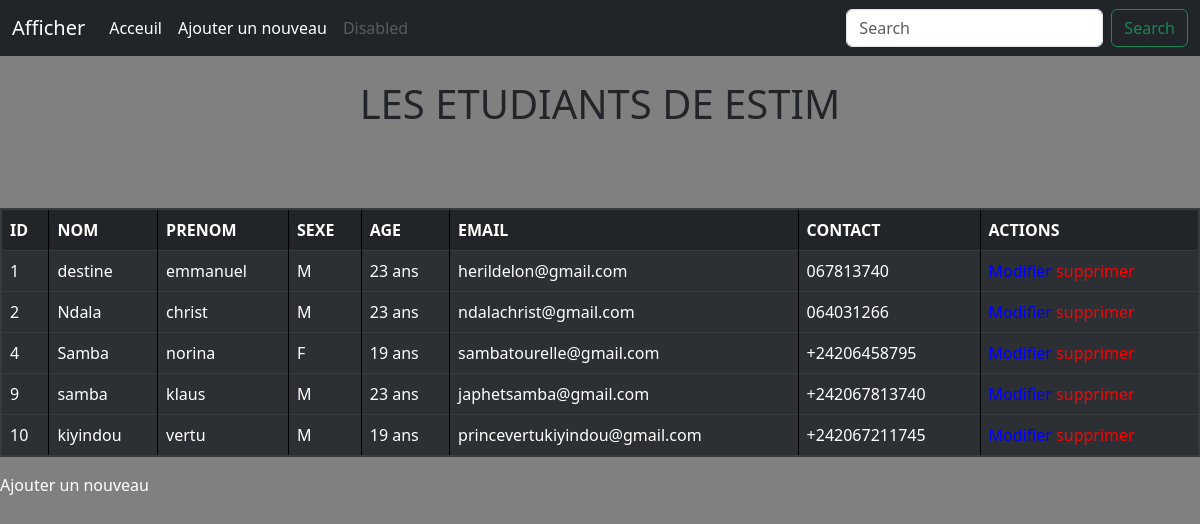
The app's page /afficher with its own data.
### myapp/models.py (models this page shows)
class Etudiant(models.Model):
    nom = models.CharField(max_length=70)
    prenom = models.CharField(max_length=100)
    sexe = models.CharField(max_length=1, default='M')
    age = models.IntegerField(default='12')
    email = models.EmailField(default='@gmail.com')
    tel = models.CharField(max_length=22, default='+24206...')

### myapp/views.py (the view)
# urls.py: path('afficher', views.afficher, name='afficher'),
def afficher(request):
    etudiant = Etudiant.objects.all()
    if request.method=='GET':
        nom =request.GET.get('rech')
        if nom is not None:
          etudiant = Etudiant.objects.filter(nom__icontains=nom)
    else:
        etudiant = Etudiant.objects.all()
    return render(request, 'afficher.html', {'etudiant': etudiant })

### myapp/templates/afficher.html (shortened to what this page needs)
{% extends 'base.html' %}
{% block contenu %}
<body>
<h1><center>les etudiants de ESTIM </center> </h1>
<br>
<br>
<br>
    <div class="table-responsive">
        <table class="table table-striped table-bordered table-hover table-dark">
            <thead>
            <tr>
                <th>ID</th>
             <th>NOM</th>
             <th>PRENOM</th>
             <th>SEXE</th>
             <th>AGE</th>
             <th>EMAIL</th>
             <th>CONTACT</th>
                <th>ACTIONS</th>
            </tr>
            </thead>
            {% for i in etudiant %}
            <tbody>
            <tr>
                <td>{{i.id}}</td>
                 <td>{{i.nom}}</td>
                 <td> {{i.prenom}}</td>
                 <td> {{i.sexe}}</td>
                 <td> {{i.age}} ans</td>
                 <td>{{i.email}}</td>
                 <td>{{ i.tel }}</td>
             <td> <a class="mo" href="modifier/{{ i.id }}" >Modifier</a>
             <a class="su" href="supprimer/{{ i.id }}" >supprimer</a></td>
            </tr>
</tbody>
            {% endfor %}
        </table>
        </div>
 <a href="form_l">Ajouter un nouveau</a>
{% endblock %}

### templates/base.html (shortened to what this page needs)
{% load static %}
<!DOCTYPE html>
<html lang="en">
<head>
   <link rel="stylesheet" href="{% static 'css/bootstrap.min.css' %}">
          <link rel="stylesheet" href="{% static 'css/bootstrap.css' %}">
  <link rel="stylesheet" href="{% static 'css/style.css' %}">
</head>
<body>
<nav class="navbar navbar-expand-md navbar-dark bg-dark mb-4">
  <div class="container-fluid">
    <a class="navbar-brand" href="afficher">Afficher</a>
    <div class="collapse navbar-collapse" id="navbarCollapse">
      <ul class="navbar-nav me-auto mb-2 mb-md-0">
        <li class="nav-item">
         <a class="nav-link active" href="/">Acceuil</a>
        </li>
        <li class="nav-item">
          <a class="nav-link active" href="form_l">Ajouter un nouveau</a>
        </li>
        <li class="nav-item">
          <a class="nav-link disabled">Disabled</a>
        </li>
      </ul>
      <form class="d-flex" role="search">
        <input class="form-control me-2" type="search" name='rech' placeholder="Search" aria-label="Search">
        <button class="btn btn-outline-success" type="submit">Search</button>
      </form>
    </div>
  </div>
</nav>
{% block contenu %}{% endblock %}
</body>
</html>

### myapp/static/css/style.css (style rules this page uses)
body { background-color:gray; }
a { text-decoration:none; color:white; }
.mo { color:blue; }
.su { color:red; }
table,th,td { border: 2px solid black; }
h1 { text-transform:uppercase; }

### records on screen
Etudiant: id "1", nom "destine", prenom "emmanuel", sexe "M", age "23", email "herildelon@gmail.com", tel "067813740"
Etudiant: id "2", nom "Ndala", prenom "christ", sexe "M", age "23", email "ndalachrist@gmail.com", tel "064031266"
Etudiant: id "4", nom "Samba", prenom "norina", sexe "F", age "19", email "sambatourelle@gmail.com", tel "+24206458795"
Etudiant: id "9", nom "samba", prenom "klaus", sexe "M", age "23", email "japhetsamba@gmail.com", tel "+242067813740"
Etudiant: id "10", nom "kiyindou", prenom "vertu", sexe "M", age "19", email "princevertukiyindou@gmail.com", tel "+242067211745"
